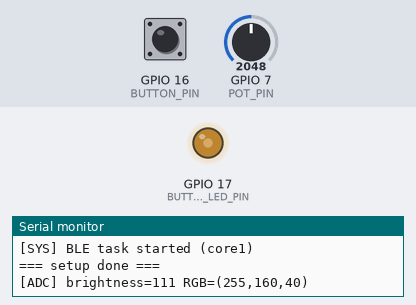
A sketch run on a simulated ESP32-S3. On the bench: output pins drawn as LEDs (lit = HIGH), the last lines printed to the serial monitor. Inputs (shaded band) come from the test bench; at power-on: GPIO 7 (POT_PIN) = 2048, GPIO 16 (BUTTON_PIN) LOW. Nothing arrives over Bluetooth unless stated; a phone connects over Bluetooth LE 3 s after start.

Above: at 1.5 s.
1.6 s: GPIO 7 (POT_PIN) set to 1228
At 2.2 s:
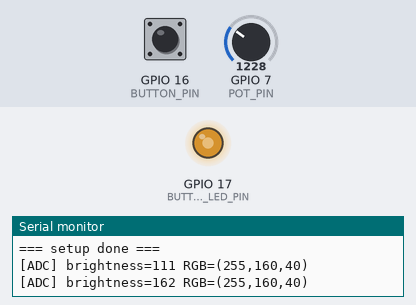
4.6 s: GPIO 7 (POT_PIN) set to 2047
At 6.2 s:
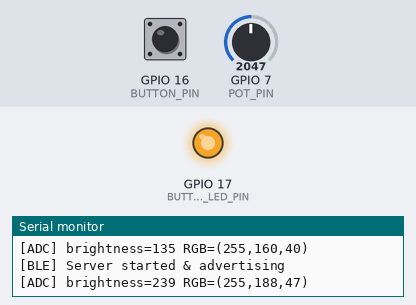
7.6 s: GPIO 16 (BUTTON_PIN) pulled HIGH for 0.15 s
At 13.1 s:
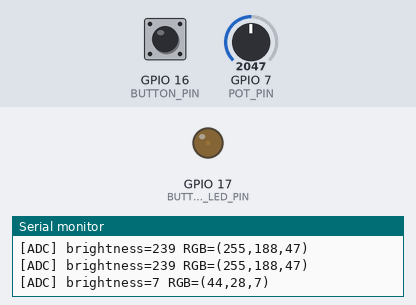
Timing chart, 0 to 14.6 s (numbered marks = the images above; inputs shaded):
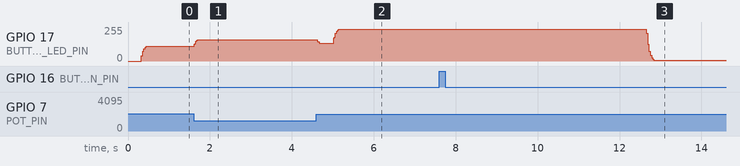

Measured:
- after the input at 1.6 s, GPIO 17 (BUTTON_LED_PIN): 111/255 → 161/255 at once

The sketch:

GuanYun_ADC_Client.ino
```cpp
// GuanYun_ADC_Client - 稳定版（125Hz ADC采样）
#include <Arduino.h>
#include <FastLED.h>
#include <BLEDevice.h>
#include <BLEClient.h>
#include <BLEServer.h>
#include <BLEUtils.h>
#include <BLEScan.h>
#include <BLE2902.h>
#include "esp_log.h"

// -------------------------- 参数 --------------------------
const int MIN_BRIGHTNESS = 0;
const int MAX_BRIGHTNESS = 255;
const int BUFFER_SIZE = 300;
const CRGB BASE_WARM_WHITE = CRGB(255, 160, 40);
const int DIM_THRESHOLD = 40;
const int BRIGHT_THRESHOLD = 215;
const float SMOOTH_UP_FACTOR = 0.12f;
const float SMOOTH_DOWN_FACTOR = 0.12f;
const int BRIGHTNESS_THRESHOLD = 2;
const float TRIM_RATIO = 0.25f;

// -------------------------- 硬件引脚 --------------------------
const int POT_PIN = 7;  // ADC1_CH0
const int BUTTON_PIN = 16;
const int BUTTON_LED_PIN = 17;

// -------------------------- BLE配置 --------------------------
#define SERVICE_UUID   "4fafc201-1fb5-459e-8fcc-c5c9c331914b"
#define DATA_CHAR_UUID "beb5483e-36e1-4688-b7f5-ea07361b26a8"

BLEClient* pBLEClient = nullptr;
BLERemoteCharacteristic* pRemoteChar = nullptr;
BLEServer* pServer = nullptr;
BLECharacteristic* pServerChar = nullptr;
BLEScan* pBLEScan = nullptr;

bool bleConnected = false;
uint8_t bleRole = 0; // 0=未确定，1=Server，2=Client

// -------------------------- 数据结构 --------------------------
typedef struct {
  bool programRunning;
  int brightness;
} DataPacket;
DataPacket txPacket;

// -------------------------- 全局变量 --------------------------
int ledcChannel;
int voltageBuffer[BUFFER_SIZE];
int voltageBufferIndex = 0;
int rawMaxVoltage = 0, rawMinVoltage = 4095;
int maxVoltage = 0, minVoltage = 4095;
int lastUpdateBufferIndex = 0;
unsigned long lastUpdateTime = 0;

int buttonState = HIGH, lastButtonState = HIGH;
unsigned long lastDebounceTime = 0;
const unsigned long DEBOUNCE_DELAY = 50;

volatile int lastButtonLedBrightness = MIN_BRIGHTNESS;
portMUX_TYPE adcBleMux = portMUX_INITIALIZER_UNLOCKED;

unsigned long lastBleScanTime = 0;
const unsigned long BLE_SCAN_INTERVAL = 3000;

// -------------------------- 日志宏 --------------------------
#define LINFO(...)    Serial.printf(__VA_ARGS__); Serial.println();
#define LPRINT(...)   Serial.print(__VA_ARGS__);

// -------------------------- 辅助函数 --------------------------
CRGB getDynamicColor(int brightness) {
  int outputBrightness = constrain(brightness, MIN_BRIGHTNESS, MAX_BRIGHTNESS);
  if (outputBrightness < DIM_THRESHOLD) {
    float f = (float)outputBrightness / DIM_THRESHOLD;
    return CRGB(constrain((int)(BASE_WARM_WHITE.r * f),0,255),
                constrain((int)(BASE_WARM_WHITE.g * f),0,255),
                constrain((int)(BASE_WARM_WHITE.b * f),0,255));
  } else if (outputBrightness > BRIGHT_THRESHOLD) {
    float f = 1.0f + (float)(outputBrightness - BRIGHT_THRESHOLD) / (MAX_BRIGHTNESS - BRIGHT_THRESHOLD) * 0.3f;
    return CRGB(constrain((int)(BASE_WARM_WHITE.r * f),0,255),
                constrain((int)(BASE_WARM_WHITE.g * f),0,255),
                constrain((int)(BASE_WARM_WHITE.b * f),0,255));
  }
  return BASE_WARM_WHITE;
}

int applySmoothing(int target, int last, float factor) {
  return (int)(target * factor + last * (1 - factor));
}

// -------------------------- 按钮处理 --------------------------
void handleButtonInput() {
  int currentReading = digitalRead(BUTTON_PIN);
  if (currentReading != lastButtonState) lastDebounceTime = millis();
  if ((millis() - lastDebounceTime) > DEBOUNCE_DELAY) {
    if (currentReading != buttonState) {
      buttonState = currentReading;
      if (buttonState == HIGH) {
        txPacket.programRunning = !txPacket.programRunning;
        LINFO("[BTN] 切换程序状态：%s", txPacket.programRunning ? "运行" : "暂停");
        if (txPacket.programRunning) {
          int val = analogRead(POT_PIN);
          portENTER_CRITICAL(&adcBleMux);
          for (int i = 0; i < BUFFER_SIZE; i++) voltageBuffer[i] = val;
          portEXIT_CRITICAL(&adcBleMux);
          lastUpdateTime = millis();
          lastUpdateBufferIndex = voltageBufferIndex;
        }
      }
    }
  }
  lastButtonState = currentReading;
}

// -------------------------- BLE回调 --------------------------
class MyClientCallback : public BLEClientCallbacks {
  void onConnect(BLEClient* pclient) override { bleConnected = true; LINFO("[BLE] Client connected"); }
  void onDisconnect(BLEClient* pclient) override { bleConnected = false; pRemoteChar = nullptr; bleRole = 0; LINFO("[BLE] Client disconnected"); }
};
class MyServerCallback : public BLEServerCallbacks {
  void onConnect(BLEServer* pserver) override { bleConnected = true; LINFO("[BLE] Server connected"); }
  void onDisconnect(BLEServer* pserver) override { bleConnected = false; pserver->startAdvertising(); LINFO("[BLE] Server disconnected, re-advertising"); }
};

// -------------------------- BLE Server 初始化 --------------------------
void setupBleServerOnce() {
  if (pServer) return;
  pServer = BLEDevice::createServer();
  pServer->setCallbacks(new MyServerCallback());
  BLEService* pService = pServer->createService(SERVICE_UUID);
  pServerChar = pService->createCharacteristic(
    DATA_CHAR_UUID,
    BLECharacteristic::PROPERTY_WRITE_NR | BLECharacteristic::PROPERTY_NOTIFY
  );
  pServerChar->addDescriptor(new BLE2902());
  pService->start();
  BLEAdvertising* adv = BLEDevice::getAdvertising();
  adv->addServiceUUID(SERVICE_UUID);
  adv->setScanResponse(true);
  adv->start();
  bleRole = 1;
  LINFO("[BLE] Server started & advertising");
}

// -------------------------- BLE扫描 & 连接 --------------------------
void bleScanAndConnect_once() {
  unsigned long now = millis();
  if (bleConnected || now - lastBleScanTime < BLE_SCAN_INTERVAL) return;
  lastBleScanTime = now;

  if (!pBLEScan) pBLEScan = BLEDevice::getScan();
  pBLEScan->setActiveScan(true);

  BLEScanResults* results = pBLEScan->start(2, false);
  if (!results) return;

  int cnt = results->getCount();
  for (int i = 0; i < cnt; i++) {
    BLEAdvertisedDevice dev = results->getDevice(i);
    String name = dev.getName().c_str();
    if (name.indexOf("ESP32S3_Master") != -1 || dev.isAdvertisingService(BLEUUID(SERVICE_UUID))) {
      if (pBLEClient) { delete pBLEClient; pBLEClient = nullptr; }
      pBLEClient = BLEDevice::createClient();
      pBLEClient->setClientCallbacks(new MyClientCallback());
      if (pBLEClient->connect(&dev)) {
        BLERemoteService* pService = pBLEClient->getService(SERVICE_UUID);
        if (pService) {
          pRemoteChar = pService->getCharacteristic(DATA_CHAR_UUID);
          if (pRemoteChar) {
            bleConnected = true;
            bleRole = 2;
            pBLEScan->clearResults();
            return;
          }
        }
        pBLEClient->disconnect();
      }
    }
  }
  pBLEScan->clearResults();
  if (!bleConnected && bleRole != 1) setupBleServerOnce();
}

// -------------------------- ADC Task（Core0，125Hz） --------------------------
void adcTask(void* pvParameters) {
  unsigned long lastSampleTime = 0, lastSerial = 0;

  for (;;) {
    handleButtonInput();

    unsigned long now = millis();
    // 125Hz -> 8ms采样一次
    if (now - lastSampleTime >= 8) {
      int v;
      portENTER_CRITICAL(&adcBleMux);
      v = analogRead(POT_PIN);
      voltageBuffer[voltageBufferIndex] = v;
      voltageBufferIndex = (voltageBufferIndex + 1) % BUFFER_SIZE;
      portEXIT_CRITICAL(&adcBleMux);
      lastSampleTime = now;

      int targetBrightness = map(v, minVoltage, maxVoltage, MIN_BRIGHTNESS, MAX_BRIGHTNESS);
      targetBrightness = constrain(targetBrightness, MIN_BRIGHTNESS, MAX_BRIGHTNESS);
      int smoothed = (targetBrightness > lastButtonLedBrightness) ?
                       applySmoothing(targetBrightness, lastButtonLedBrightness, SMOOTH_UP_FACTOR) :
                       applySmoothing(targetBrightness, lastButtonLedBrightness, SMOOTH_DOWN_FACTOR);
      smoothed = constrain(smoothed, MIN_BRIGHTNESS, MAX_BRIGHTNESS);

      if (abs(smoothed - lastButtonLedBrightness) >= BRIGHTNESS_THRESHOLD) {
        portENTER_CRITICAL(&adcBleMux);
        lastButtonLedBrightness = smoothed;
        ledcWrite(BUTTON_LED_PIN, lastButtonLedBrightness);
        portEXIT_CRITICAL(&adcBleMux);
      }
    }

    // 每5秒更新极值
    if (now - lastUpdateTime >= 5000) {
      int rMax=-1, rMin=4096;
      int start=lastUpdateBufferIndex, end=voltageBufferIndex;
      if (start<=end) { for(int i=start;i<end;i++){ rMax=max(rMax,voltageBuffer[i]); rMin=min(rMin,voltageBuffer[i]); } }
      else { for(int i=start;i<BUFFER_SIZE;i++){ rMax=max(rMax,voltageBuffer[i]); rMin=min(rMin,voltageBuffer[i]); }
             for(int i=0;i<end;i++){ rMax=max(rMax,voltageBuffer[i]); rMin=min(rMin,voltageBuffer[i]); } }
      rawMaxVoltage=(rMax==-1)?maxVoltage+1:rMax;
      rawMinVoltage=(rMin==4096)?minVoltage-1:rMin;
      int range = rawMaxVoltage-rawMinVoltage; if(range<=0) range=200;
      int trim=max(1,(int)(range*TRIM_RATIO));
      maxVoltage=rawMaxVoltage-trim;
      minVoltage=rawMinVoltage+trim;
      if(maxVoltage<=minVoltage){ minVoltage=rawMinVoltage; maxVoltage=minVoltage+200; }
      lastUpdateBufferIndex=voltageBufferIndex;
      lastUpdateTime=now;
    }

    // 每秒打印一次
    if(now-lastSerial>=1000){
      CRGB color=getDynamicColor(lastButtonLedBrightness);
      LINFO("[ADC] brightness=%d RGB=(%d,%d,%d)", lastButtonLedBrightness,color.r,color.g,color.b);
      lastSerial=now;
    }

    vTaskDelay(pdMS_TO_TICKS(1));
  }
}

// -------------------------- BLE Task（Core1） --------------------------
void bleTask(void* pvParameters) {
  for(;;){
    bleScanAndConnect_once();

    if(bleConnected && bleRole==2 && pRemoteChar){
      portENTER_CRITICAL(&adcBleMux);
      txPacket.brightness=lastButtonLedBrightness;
      pRemoteChar->writeValue((uint8_t*)&txPacket,sizeof(txPacket),false);
      portEXIT_CRITICAL(&adcBleMux);
    }

    vTaskDelay(pdMS_TO_TICKS(200));
  }
}

// -------------------------- setup --------------------------
void setup() {
  Serial.begin(115200); delay(300);
  Serial.println("\n=== GuanYun ADC Client - startup ===");
  esp_log_level_set("*", ESP_LOG_ERROR);

  pinMode(BUTTON_PIN, INPUT_PULLDOWN);
  pinMode(BUTTON_LED_PIN, OUTPUT);
  ledcChannel = ledcAttach(BUTTON_LED_PIN, 500, 8);
  ledcWrite(BUTTON_LED_PIN, lastButtonLedBrightness);
  analogSetPinAttenuation(POT_PIN, ADC_11db);

  int v = analogRead(POT_PIN);
  for(int i=0;i<BUFFER_SIZE;i++) voltageBuffer[i]=v;
  lastUpdateBufferIndex=voltageBufferIndex;
  txPacket.programRunning=false;

  BLEDevice::init("ESP32S3_Collector");
  LINFO("[SYS] BLEDevice initialized");

  BaseType_t r1=xTaskCreatePinnedToCore(adcTask,"ADC_Task",8192,NULL,1,NULL,0);
  BaseType_t r2=xTaskCreatePinnedToCore(bleTask,"BLE_Task",16384,NULL,3,NULL,1);

  if (r1==pdPASS){
    LINFO("[SYS] ADC task started (core0)");
  } else {
    LINFO("[SYS] ADC task failed");
  }
  if (r2==pdPASS){
    LINFO("[SYS] BLE task started (core1)");
  } else {
    LINFO("[SYS] BLE task failed");
  }

  Serial.println("=== setup done ===");
}

void loop(){ vTaskDelay(pdMS_TO_TICKS(2000)); }
```
